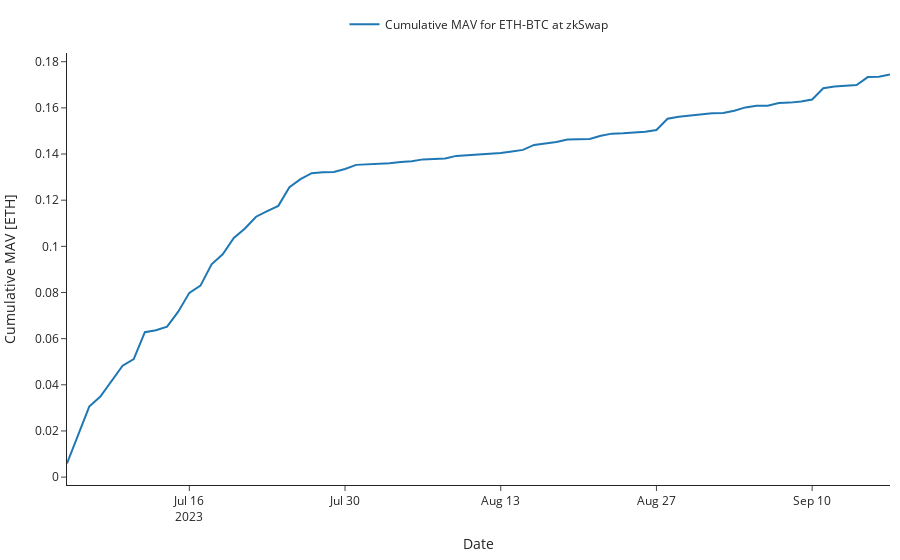

The notebook cell this image was saved under:
### Code cell
fig = go.Figure(layout=layout)

fig.add_trace(go.Scatter(x=df_per_day['timestamp'],
                            y=df_per_day['cum_MAV'].astype(
                                float),
                            mode='lines',
                            name = 'Cumulative MAV for ETH-BTC at zkSwap'))

fig.update_layout(xaxis_title='Date',
                    yaxis_title='Cumulative MAV [ETH]', showlegend=True,
                    legend=dict(xanchor='center', x=0.5, y=1.10, orientation='h'),)
#fig.write_image(f"./plots/{contract_name}_{event_name}.pdf")
fig.show()
